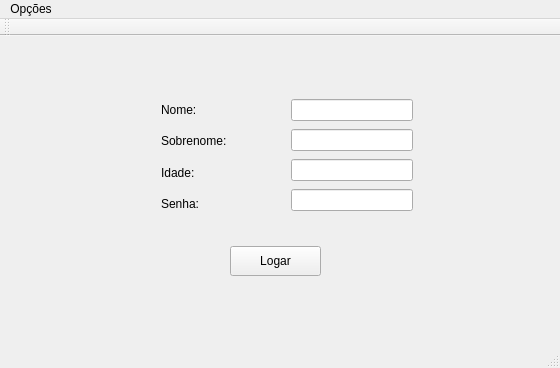
<?xml version="1.0" encoding="UTF-8"?>
<ui version="4.0">
 <class>MainWindow</class>
 <widget class="QMainWindow" name="MainWindow">
  <property name="geometry">
   <rect>
    <x>0</x>
    <y>0</y>
    <width>560</width>
    <height>368</height>
   </rect>
  </property>
  <property name="windowTitle">
   <string>Tela Inicial</string>
  </property>
  <widget class="QWidget" name="centralWidget">
   <widget class="QPushButton" name="btnLoga">
    <property name="geometry">
     <rect>
      <x>230</x>
      <y>210</y>
      <width>91</width>
      <height>30</height>
     </rect>
    </property>
    <property name="text">
     <string>Logar</string>
    </property>
   </widget>
   <widget class="QWidget" name="">
    <property name="geometry">
     <rect>
      <x>150</x>
      <y>50</y>
      <width>89</width>
      <height>141</height>
     </rect>
    </property>
    <layout class="QVBoxLayout" name="verticalLayout">
     <item>
      <widget class="QLabel" name="lblNome">
       <property name="text">
        <string>Nome:</string>
       </property>
      </widget>
     </item>
     <item>
      <widget class="QLabel" name="lblSobrenome">
       <property name="text">
        <string>Sobrenome:</string>
       </property>
      </widget>
     </item>
     <item>
      <widget class="QLabel" name="lblIdade">
       <property name="text">
        <string>Idade:</string>
       </property>
      </widget>
     </item>
     <item>
      <widget class="QLabel" name="lblSenha">
       <property name="text">
        <string>Senha:</string>
       </property>
      </widget>
     </item>
    </layout>
   </widget>
   <widget class="QWidget" name="">
    <property name="geometry">
     <rect>
      <x>280</x>
      <y>50</y>
      <width>144</width>
      <height>140</height>
     </rect>
    </property>
    <layout class="QVBoxLayout" name="verticalLayout_2">
     <item>
      <widget class="QLineEdit" name="txtNome">
       <property name="text">
        <string extracomment="Primeiro Nome"/>
       </property>
      </widget>
     </item>
     <item>
      <widget class="QLineEdit" name="txtSobrenome">
       <property name="text">
        <string extracomment="Seu sobrenome"/>
       </property>
      </widget>
     </item>
     <item>
      <widget class="QLineEdit" name="txtIdade">
       <property name="text">
        <string extracomment="Sua idade"/>
       </property>
      </widget>
     </item>
     <item>
      <widget class="QLineEdit" name="txtSenha">
       <property name="text">
        <string extracomment="Até 8 digitos"/>
       </property>
      </widget>
     </item>
    </layout>
   </widget>
  </widget>
  <widget class="QMenuBar" name="menuBar">
   <property name="geometry">
    <rect>
     <x>0</x>
     <y>0</y>
     <width>560</width>
     <height>27</height>
    </rect>
   </property>
   <widget class="QMenu" name="menu">
    <property name="title">
     <string>Opções</string>
    </property>
    <addaction name="separator"/>
    <addaction name="separator"/>
    <addaction name="actionTela_Cheia"/>
    <addaction name="actionMinimizar"/>
    <addaction name="actionMaximizar"/>
    <addaction name="actionFechar"/>
   </widget>
   <addaction name="menu"/>
  </widget>
  <widget class="QToolBar" name="mainToolBar">
   <attribute name="toolBarArea">
    <enum>TopToolBarArea</enum>
   </attribute>
   <attribute name="toolBarBreak">
    <bool>false</bool>
   </attribute>
  </widget>
  <widget class="QStatusBar" name="statusBar"/>
  <action name="actionFechar">
   <property name="text">
    <string>Fechar</string>
   </property>
   <property name="toolTip">
    <string>Fechar</string>
   </property>
  </action>
  <action name="actionTela_Cheia">
   <property name="text">
    <string>Tela Cheia</string>
   </property>
  </action>
  <action name="actionMinimizar">
   <property name="text">
    <string>Minimizar</string>
   </property>
  </action>
  <action name="actionMaximizar">
   <property name="text">
    <string>Maximizar</string>
   </property>
  </action>
 </widget>
 <layoutdefault spacing="6" margin="11"/>
 <resources/>
 <connections/>
</ui>
